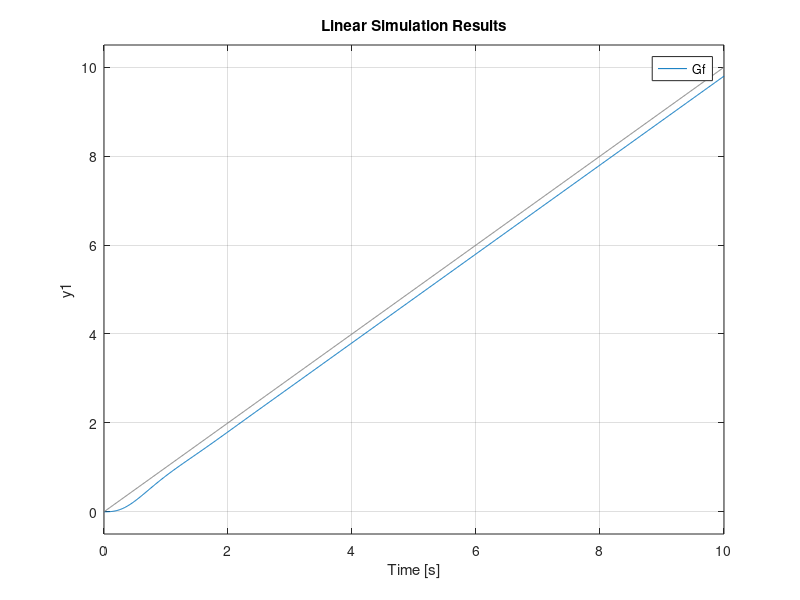
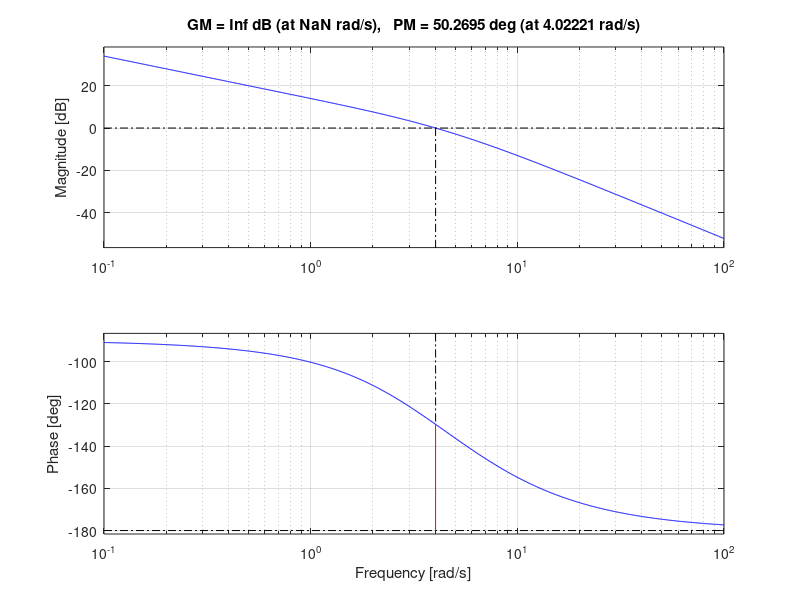

These figures' MATLAB source, in order:
s = tf('s');
t = 0:0.01:10;
u = t;
C = (5.489*s +10)/(0.2223*s+1);
Gy = 1/(s^2+2*s);

Ga = Gy*C;

Gf = Ga/(1+Ga);
figure(1);
lsim(Gf, u, t)
figure(2);
margin(Ga)
